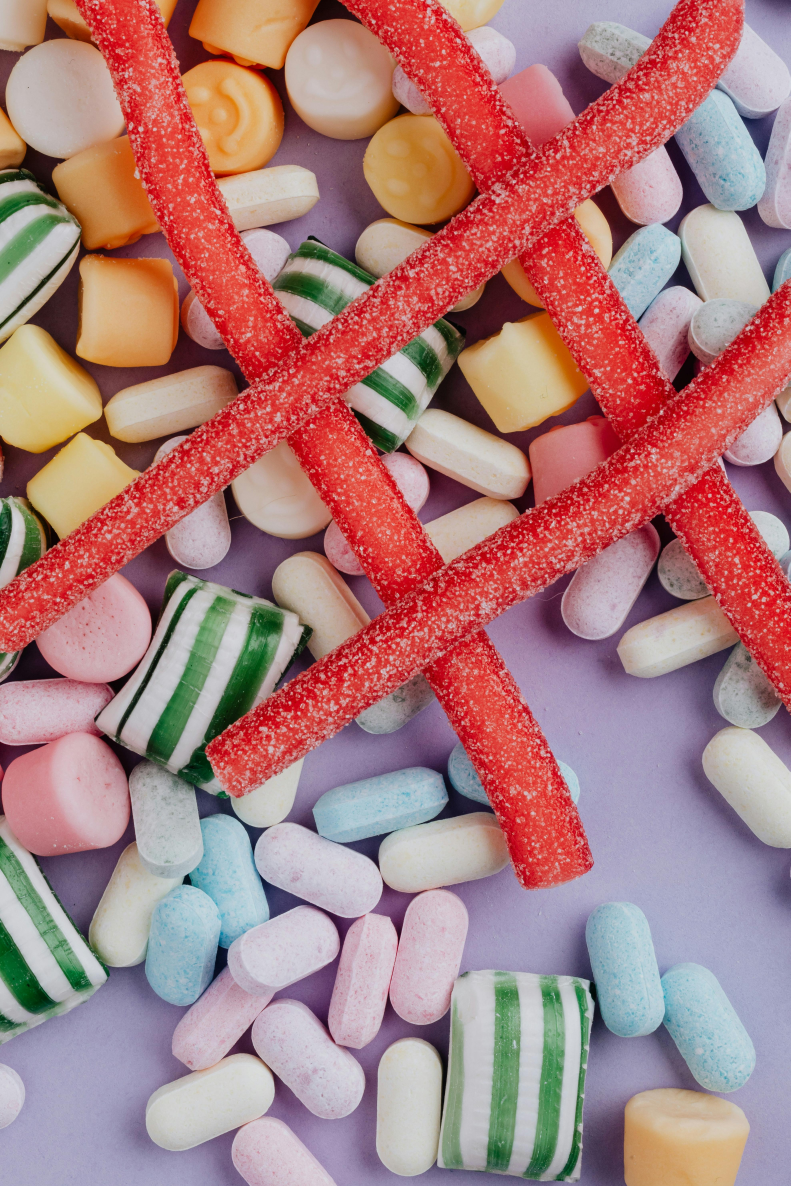
#> input picture data/highRes/HR001.jpg, 3953 x 5930 px, found by its file name (shown at 1/5 size); its folder holds 4 pictures in this run
$ python ResReducer.py
#> lines starting #> are read from the running program, lines starting #| are printed output that depends on the picture
import os
from PIL import Image, ImageFilter

high_res_dir = "data/highRes"
low_res_dir = "data/lowRes"

os.makedirs(low_res_dir, exist_ok=True)

REDUCTION_FACTOR = 10

high_res_files = os.listdir(high_res_dir)

for index, file_name in enumerate(high_res_files, start=1):
    high_res_path = os.path.join(high_res_dir, file_name)


    if file_name.lower().endswith('.jpg'):
        try:

            image = Image.open(high_res_path)
#> image is the input picture: PIL image 3953x5930 RGB; mean R, G, B 171.3, 126.2, 126.4

            low_res_image = image.resize(
                (image.width // REDUCTION_FACTOR, image.height // REDUCTION_FACTOR),
                Image.Resampling.LANCZOS
            )
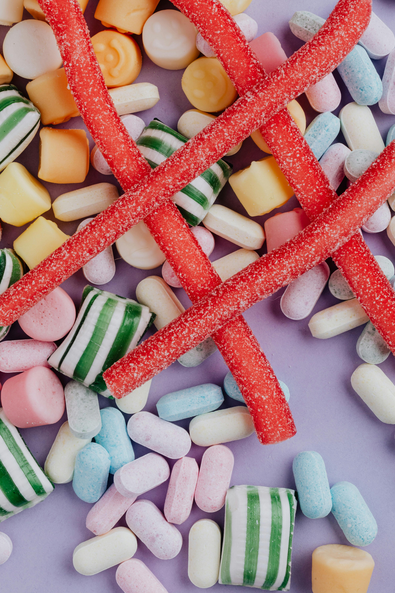
#> low_res_image: PIL image 395x593 RGB; mean R, G, B 171.3, 126.2, 126.4

            low_res_path = os.path.join(low_res_dir, f"LR{index:03d}.jpg")

            low_res_image.save(low_res_path, "JPEG")
            print(f"Saved low-res image: {low_res_path}")
        except Exception as e:
            print(f"Error processing {file_name}: {e}")
#> pass 2 of the loop `for index, file_name in enumerate(high_res_files, start=1):`:
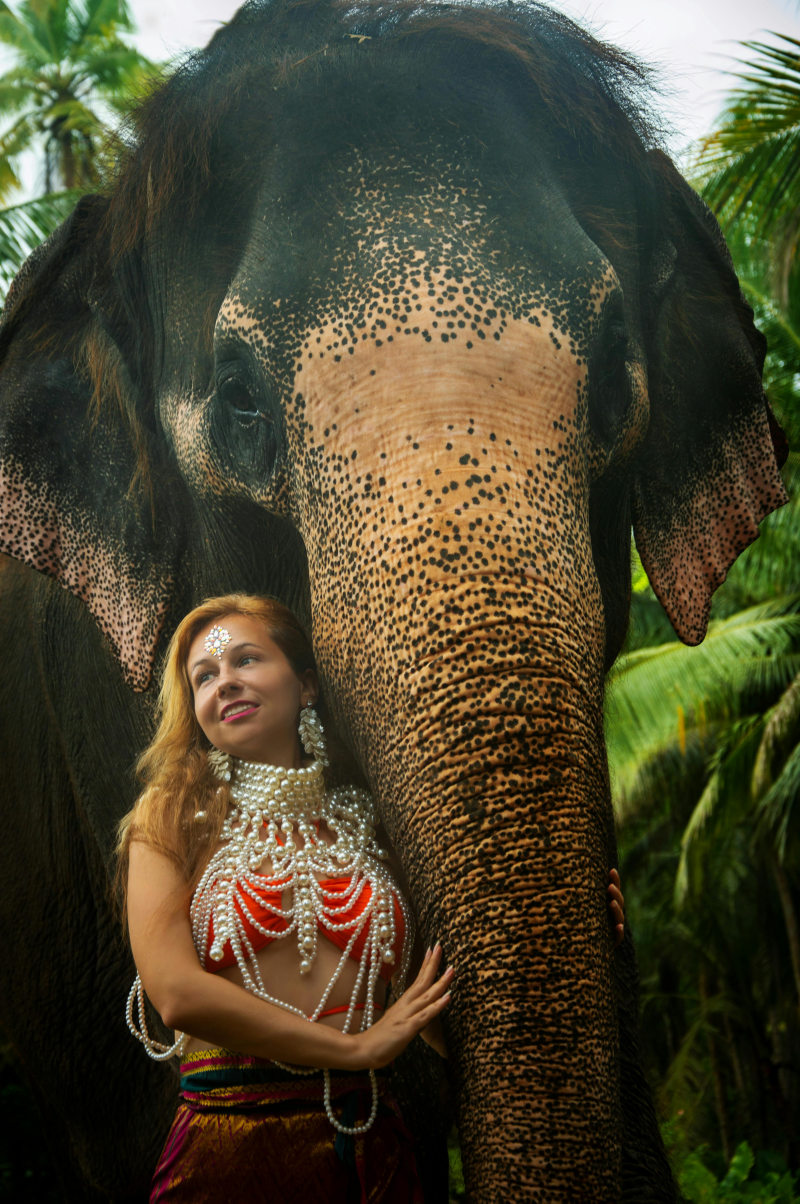
#> input picture data/highRes/HR002.jpg, 4000 x 6016 px, found by its file name (shown at 1/5 size)
#> image is the input picture: PIL image 4000x6016 RGB; mean R, G, B 74.8, 70, 47.4
#> `low_res_image = image.resize( (image.width // REDUCTION_FACTOR, image...`:
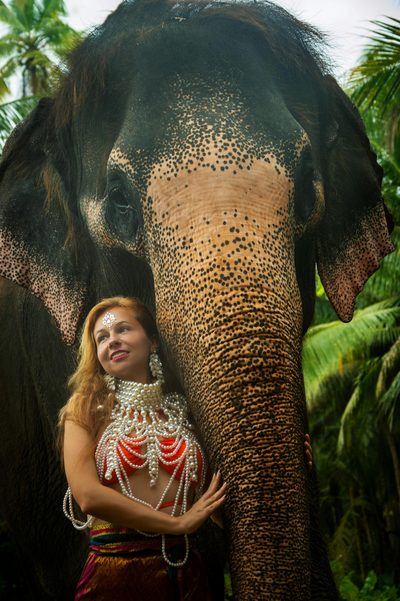
#> low_res_image: PIL image 400x601 RGB; mean R, G, B 74.8, 70, 47.4
#> pass 3 of the loop `for index, file_name in enumerate(high_res_files, start=1):`:
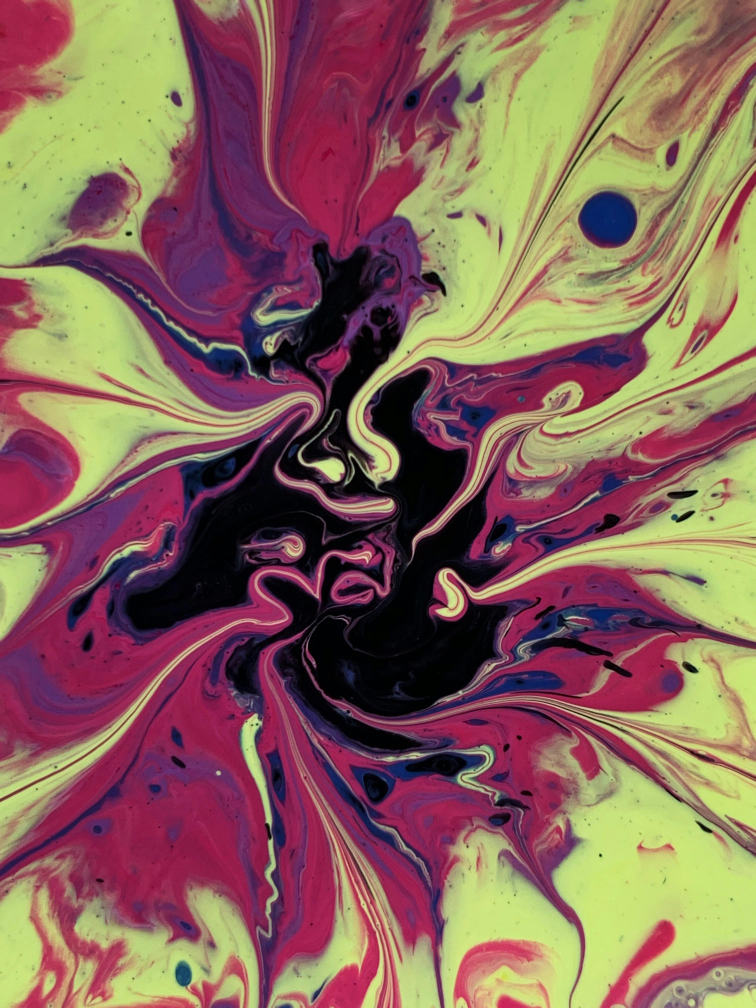
#> input picture data/highRes/HR003.jpg, 3024 x 4032 px, found by its file name (shown at 1/4 size)
#> image is the input picture: PIL image 3024x4032 RGB; mean R, G, B 136.5, 101.3, 90.3
#> `low_res_image = image.resize( (image.width // REDUCTION_FACTOR, image...`:
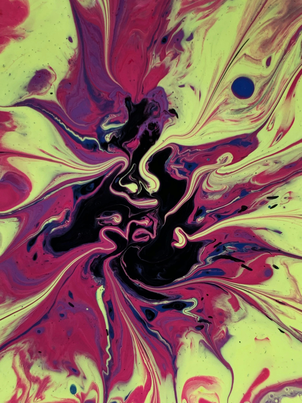
#> low_res_image: PIL image 302x403 RGB; mean R, G, B 136.5, 101.3, 90.3
#> the loop made 4 passes; the first 3 are shown

print("Image resolution reduction completed!")
